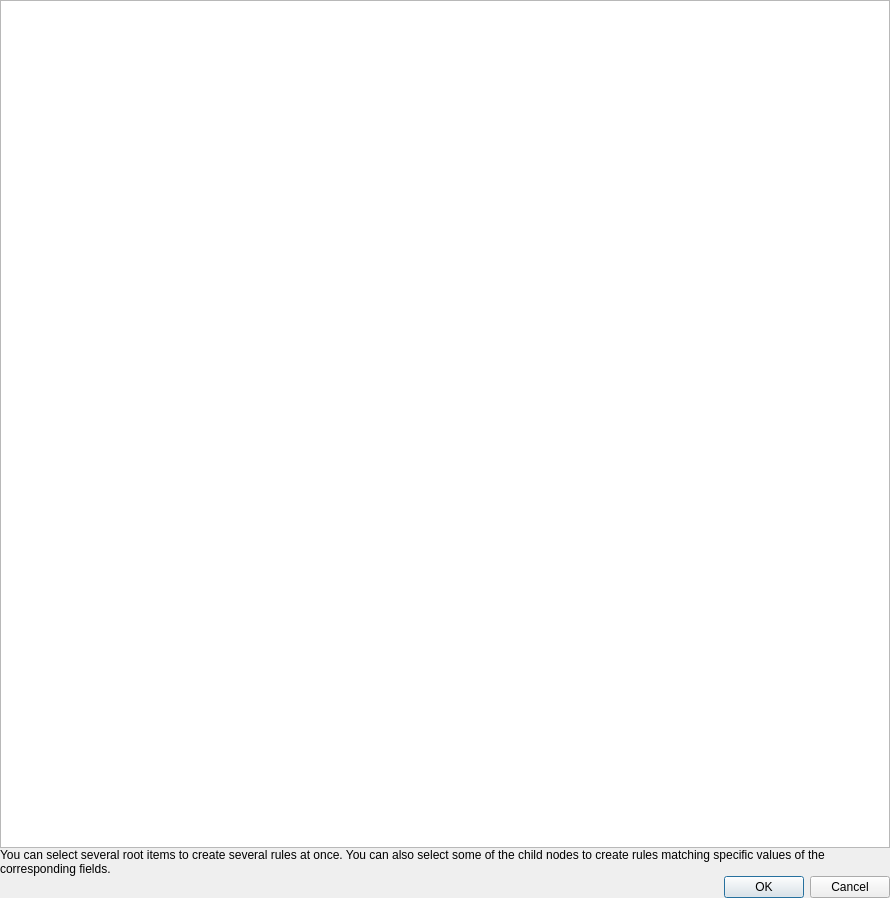
<?xml version="1.0" encoding="UTF-8"?>
<ui version="4.0">
 <class>AddFromMissedDialog</class>
 <widget class="QDialog" name="AddFromMissedDialog">
  <property name="geometry">
   <rect>
    <x>0</x>
    <y>0</y>
    <width>890</width>
    <height>898</height>
   </rect>
  </property>
  <property name="windowTitle">
   <string>Missed events</string>
  </property>
  <layout class="QVBoxLayout" name="verticalLayout">
   <property name="spacing">
    <number>0</number>
   </property>
   <property name="leftMargin">
    <number>0</number>
   </property>
   <property name="topMargin">
    <number>0</number>
   </property>
   <property name="rightMargin">
    <number>0</number>
   </property>
   <property name="bottomMargin">
    <number>0</number>
   </property>
   <item>
    <widget class="QTreeView" name="MissedView_"/>
   </item>
   <item>
    <widget class="QLabel" name="label">
     <property name="text">
      <string>You can select several root items to create several rules at once. You can also select some of the child nodes to create rules matching specific values of the corresponding fields.</string>
     </property>
     <property name="wordWrap">
      <bool>true</bool>
     </property>
    </widget>
   </item>
   <item>
    <widget class="QDialogButtonBox" name="buttonBox">
     <property name="orientation">
      <enum>Qt::Horizontal</enum>
     </property>
     <property name="standardButtons">
      <set>QDialogButtonBox::Cancel|QDialogButtonBox::Ok</set>
     </property>
    </widget>
   </item>
  </layout>
 </widget>
 <resources/>
 <connections>
  <connection>
   <sender>buttonBox</sender>
   <signal>accepted()</signal>
   <receiver>AddFromMissedDialog</receiver>
   <slot>accept()</slot>
   <hints>
    <hint type="sourcelabel">
     <x>248</x>
     <y>254</y>
    </hint>
    <hint type="destinationlabel">
     <x>157</x>
     <y>274</y>
    </hint>
   </hints>
  </connection>
  <connection>
   <sender>buttonBox</sender>
   <signal>rejected()</signal>
   <receiver>AddFromMissedDialog</receiver>
   <slot>reject()</slot>
   <hints>
    <hint type="sourcelabel">
     <x>316</x>
     <y>260</y>
    </hint>
    <hint type="destinationlabel">
     <x>286</x>
     <y>274</y>
    </hint>
   </hints>
  </connection>
 </connections>
</ui>
